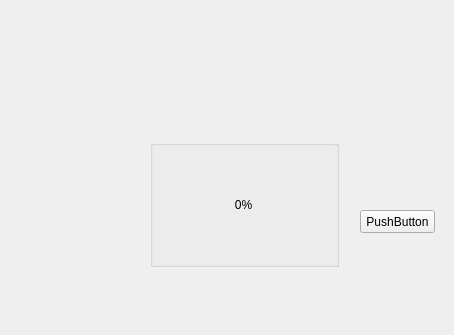
<?xml version="1.0" encoding="UTF-8"?>
<ui version="4.0">
 <class>QProgressSmpClnBar</class>
 <widget class="QWidget" name="QProgressSmpClnBar">
  <property name="geometry">
   <rect>
    <x>0</x>
    <y>0</y>
    <width>454</width>
    <height>335</height>
   </rect>
  </property>
  <property name="windowTitle">
   <string>Form</string>
  </property>
  <widget class="QGroupBox" name="groupBox">
   <property name="geometry">
    <rect>
     <x>150</x>
     <y>140</y>
     <width>189</width>
     <height>127</height>
    </rect>
   </property>
   <property name="minimumSize">
    <size>
     <width>189</width>
     <height>127</height>
    </size>
   </property>
   <property name="maximumSize">
    <size>
     <width>189</width>
     <height>127</height>
    </size>
   </property>
   <property name="sizeIncrement">
    <size>
     <width>189</width>
     <height>127</height>
    </size>
   </property>
   <property name="title">
    <string/>
   </property>
   <widget class="QBottleProgressBar" name="progress" native="true">
    <property name="geometry">
     <rect>
      <x>0</x>
      <y>0</y>
      <width>189</width>
      <height>127</height>
     </rect>
    </property>
   </widget>
   <widget class="QLabel" name="balance">
    <property name="geometry">
     <rect>
      <x>0</x>
      <y>57</y>
      <width>187</width>
      <height>16</height>
     </rect>
    </property>
    <property name="text">
     <string>0%</string>
    </property>
    <property name="alignment">
     <set>Qt::AlignCenter</set>
    </property>
    <property name="fonts" stdset="0">
     <string notr="true">14</string>
    </property>
   </widget>
   <widget class="QWidget" name="shell" native="true">
    <property name="geometry">
     <rect>
      <x>0</x>
      <y>0</y>
      <width>189</width>
      <height>127</height>
     </rect>
    </property>
    <property name="styleSheet">
     <string notr="true"/>
    </property>
   </widget>
  </widget>
  <widget class="QPushButton" name="detect_btn">
   <property name="geometry">
    <rect>
     <x>360</x>
     <y>210</y>
     <width>75</width>
     <height>23</height>
    </rect>
   </property>
   <property name="text">
    <string>PushButton</string>
   </property>
  </widget>
 </widget>
 <customwidgets>
  <customwidget>
   <class>QBottleProgressBar</class>
   <extends>QWidget</extends>
   <header>qbottleprogressbar.h</header>
   <container>1</container>
  </customwidget>
 </customwidgets>
 <resources/>
 <connections/>
</ui>
